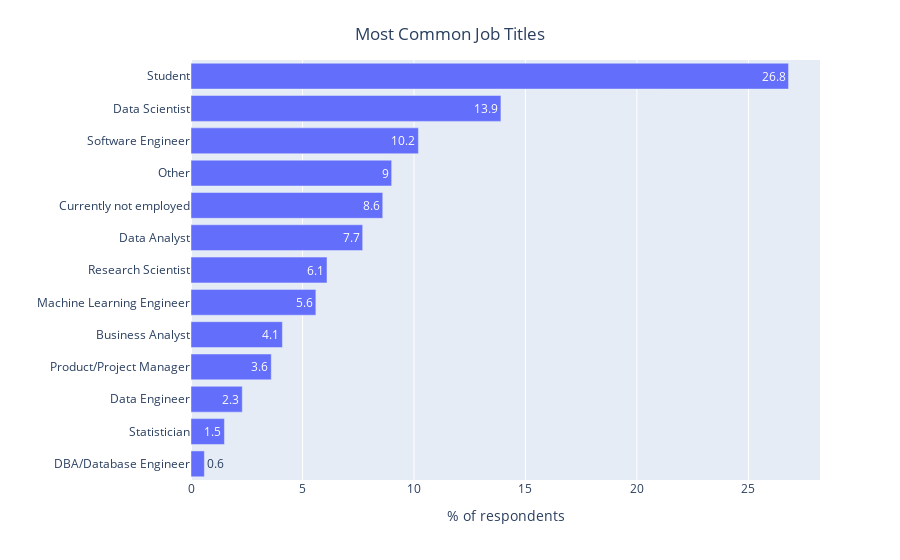

Source (notebook cell):
### Code cell
question_name = 'Q5'
sorted_percentages = count_then_return_percent(responses_df,question_name).iloc[::-1]
title_for_chart = 'Most Common Job Titles'
title_for_y_axis = '% of respondents'
orientation_for_chart = 'h'
  
plotly_bar_chart(response_counts=sorted_percentages,
                 title=title_for_chart,
                 y_axis_title=title_for_y_axis,
                 orientation=orientation_for_chart)

### Figure 1 — Plotly figure (JSON) as saved in the notebook; plotly's stock layout.template omitted (floating-point values rounded to 4 significant figures)
{"data": [{"alignmentgroup": "True", "hovertemplate": "variable=Q5<br>% of respondents=%{x}<br>=%{y}<br>text=%{text}<extra></extra>", "legendgroup": "Q5", "marker": {"color": "#636efa"}, "name": "Q5", "offsetgroup": "Q5", "orientation": "h", "showlegend": true, "text": [0.6, 1.5, 2.3, 3.6, 3.9, 4.1, 5.6, 6.1, 7.7, 8.6, 9.0, 10.2, 13.9, 26.8], "textposition": "auto", "type": "bar", "x": [0.6, 1.5, 2.3, 3.6, 3.9, 4.1, 5.6, 6.1, 7.7, 8.6, 9.0, 10.2, 13.9, 26.8], "xaxis": "x", "y": ["DBA/Database Engineer", "Statistician", "Data Engineer", "Product/Project Manager", null, "Business Analyst", "Machine Learning Engineer", "Research Scientist", "Data Analyst", "Currently not employed", "Other", "Software Engineer", "Data Scientist", "Student"], "yaxis": "y"}], "layout": {"barmode": "relative", "legend": {"title": {"text": "variable"}, "tracegroupgap": 0}, "margin": {"t": 60}, "showlegend": false, "title": {"text": "Most Common Job Titles", "x": 0.5, "y": 0.95}, "xaxis": {"anchor": "y", "domain": [0.0, 1.0], "title": {"text": "% of respondents"}}, "yaxis": {"anchor": "x", "domain": [0.0, 1.0], "title": {"text": ""}}}}
